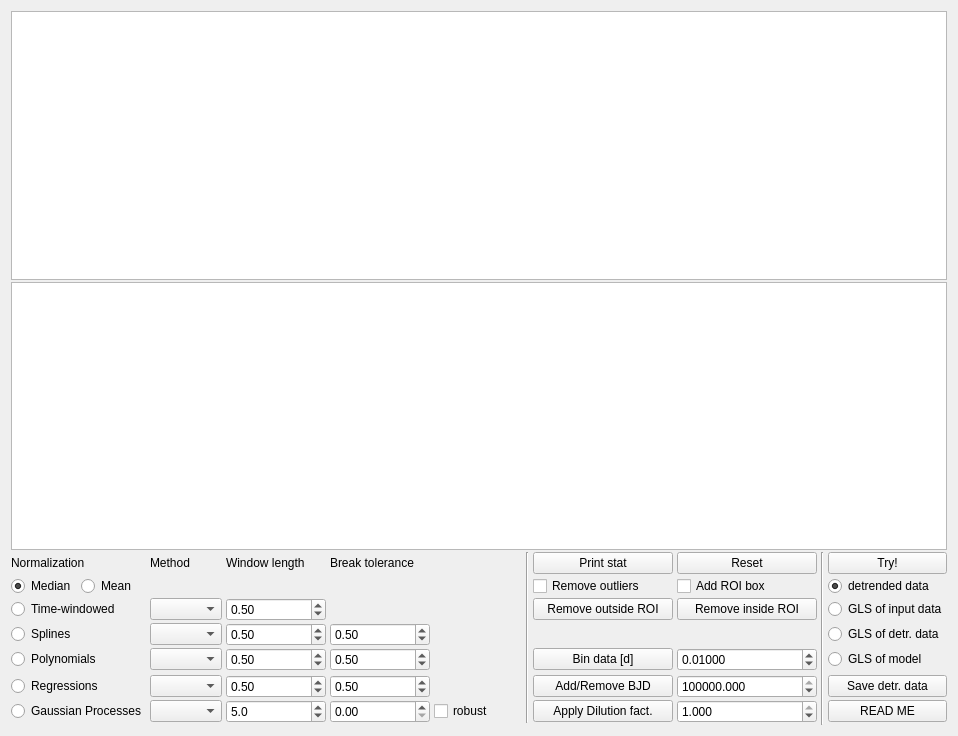
<?xml version="1.0" encoding="UTF-8"?>
<ui version="4.0">
 <class>Detrend</class>
 <widget class="QWidget" name="Detrend">
  <property name="geometry">
   <rect>
    <x>0</x>
    <y>0</y>
    <width>958</width>
    <height>736</height>
   </rect>
  </property>
  <property name="font">
   <font>
    <pointsize>9</pointsize>
   </font>
  </property>
  <property name="windowTitle">
   <string>Detrend</string>
  </property>
  <property name="windowIcon">
   <iconset>
    <normaloff>33_striker.png</normaloff>33_striker.png</iconset>
  </property>
  <property name="locale">
   <locale language="English" country="UnitedKingdom"/>
  </property>
  <layout class="QGridLayout" name="gridLayout_2">
   <item row="0" column="0">
    <layout class="QGridLayout" name="gridLayout">
     <property name="horizontalSpacing">
      <number>4</number>
     </property>
     <property name="verticalSpacing">
      <number>2</number>
     </property>
     <item row="2" column="10">
      <widget class="QPushButton" name="try_button">
       <property name="font">
        <font>
         <pointsize>9</pointsize>
        </font>
       </property>
       <property name="text">
        <string>Try!</string>
       </property>
      </widget>
     </item>
     <item row="8" column="0" colspan="2">
      <widget class="QRadioButton" name="radio_Regressions">
       <property name="font">
        <font>
         <pointsize>9</pointsize>
        </font>
       </property>
       <property name="text">
        <string>Regressions</string>
       </property>
       <attribute name="buttonGroup">
        <string notr="true">buttonGroup_trendOptions</string>
       </attribute>
      </widget>
     </item>
     <item row="2" column="8">
      <widget class="QPushButton" name="reset_data">
       <property name="minimumSize">
        <size>
         <width>140</width>
         <height>0</height>
        </size>
       </property>
       <property name="font">
        <font>
         <pointsize>9</pointsize>
        </font>
       </property>
       <property name="text">
        <string>Reset</string>
       </property>
      </widget>
     </item>
     <item row="1" column="0" colspan="11">
      <widget class="PlotWidget" name="plot_2">
       <property name="mouseTracking">
        <bool>true</bool>
       </property>
      </widget>
     </item>
     <item row="6" column="10">
      <widget class="QRadioButton" name="GLS_of_model">
       <property name="font">
        <font>
         <pointsize>9</pointsize>
        </font>
       </property>
       <property name="text">
        <string>GLS of model</string>
       </property>
       <attribute name="buttonGroup">
        <string notr="true">buttonGroup_plot2</string>
       </attribute>
      </widget>
     </item>
     <item row="9" column="5">
      <widget class="QCheckBox" name="checkBox_GP_robust">
       <property name="font">
        <font>
         <pointsize>9</pointsize>
        </font>
       </property>
       <property name="text">
        <string>robust</string>
       </property>
      </widget>
     </item>
     <item row="6" column="2">
      <widget class="QComboBox" name="comboBox_poly">
       <property name="font">
        <font>
         <pointsize>9</pointsize>
        </font>
       </property>
      </widget>
     </item>
     <item row="2" column="2">
      <widget class="QLabel" name="label_method">
       <property name="font">
        <font>
         <pointsize>9</pointsize>
        </font>
       </property>
       <property name="text">
        <string>Method</string>
       </property>
      </widget>
     </item>
     <item row="9" column="4">
      <widget class="QDoubleSpinBox" name="GP_period">
       <property name="font">
        <font>
         <pointsize>9</pointsize>
        </font>
       </property>
      </widget>
     </item>
     <item row="0" column="0" colspan="11">
      <widget class="PlotWidget" name="plot">
       <property name="mouseTracking">
        <bool>true</bool>
       </property>
      </widget>
     </item>
     <item row="8" column="4">
      <widget class="QDoubleSpinBox" name="regres_bt">
       <property name="font">
        <font>
         <pointsize>9</pointsize>
        </font>
       </property>
       <property name="maximum">
        <double>1.000000000000000</double>
       </property>
       <property name="singleStep">
        <double>0.100000000000000</double>
       </property>
       <property name="value">
        <double>0.500000000000000</double>
       </property>
      </widget>
     </item>
     <item row="9" column="8">
      <widget class="QDoubleSpinBox" name="Dilution_fact">
       <property name="minimumSize">
        <size>
         <width>140</width>
         <height>0</height>
        </size>
       </property>
       <property name="font">
        <font>
         <pointsize>9</pointsize>
        </font>
       </property>
       <property name="decimals">
        <number>3</number>
       </property>
       <property name="minimum">
        <double>0.010000000000000</double>
       </property>
       <property name="maximum">
        <double>1.000000000000000</double>
       </property>
       <property name="singleStep">
        <double>0.010000000000000</double>
       </property>
       <property name="value">
        <double>1.000000000000000</double>
       </property>
      </widget>
     </item>
     <item row="4" column="2">
      <widget class="QComboBox" name="comboBox_sliders">
       <property name="font">
        <font>
         <pointsize>9</pointsize>
        </font>
       </property>
      </widget>
     </item>
     <item row="9" column="2">
      <widget class="QComboBox" name="comboBox_GP">
       <property name="font">
        <font>
         <pointsize>9</pointsize>
        </font>
       </property>
      </widget>
     </item>
     <item row="9" column="7">
      <widget class="QPushButton" name="apply_dilution">
       <property name="minimumSize">
        <size>
         <width>140</width>
         <height>0</height>
        </size>
       </property>
       <property name="font">
        <font>
         <pointsize>9</pointsize>
        </font>
       </property>
       <property name="text">
        <string>Apply Dilution fact.</string>
       </property>
      </widget>
     </item>
     <item row="2" column="7">
      <widget class="QPushButton" name="print_stat">
       <property name="minimumSize">
        <size>
         <width>140</width>
         <height>0</height>
        </size>
       </property>
       <property name="font">
        <font>
         <pointsize>9</pointsize>
        </font>
       </property>
       <property name="text">
        <string>Print stat</string>
       </property>
      </widget>
     </item>
     <item row="2" column="4">
      <widget class="QLabel" name="label_tolerance">
       <property name="font">
        <font>
         <pointsize>9</pointsize>
        </font>
       </property>
       <property name="text">
        <string>Break tolerance</string>
       </property>
      </widget>
     </item>
     <item row="9" column="10">
      <widget class="QPushButton" name="readme_button">
       <property name="font">
        <font>
         <pointsize>9</pointsize>
        </font>
       </property>
       <property name="text">
        <string>READ ME</string>
       </property>
      </widget>
     </item>
     <item row="6" column="4">
      <widget class="QDoubleSpinBox" name="poly_bt">
       <property name="font">
        <font>
         <pointsize>9</pointsize>
        </font>
       </property>
       <property name="maximum">
        <double>1.000000000000000</double>
       </property>
       <property name="singleStep">
        <double>0.100000000000000</double>
       </property>
       <property name="value">
        <double>0.500000000000000</double>
       </property>
      </widget>
     </item>
     <item row="4" column="10">
      <widget class="QRadioButton" name="GLS_of_data">
       <property name="font">
        <font>
         <pointsize>9</pointsize>
        </font>
       </property>
       <property name="text">
        <string>GLS of input data</string>
       </property>
       <attribute name="buttonGroup">
        <string notr="true">buttonGroup_plot2</string>
       </attribute>
      </widget>
     </item>
     <item row="5" column="0" colspan="2">
      <widget class="QRadioButton" name="radio_Splines">
       <property name="font">
        <font>
         <pointsize>9</pointsize>
        </font>
       </property>
       <property name="text">
        <string>Splines</string>
       </property>
       <attribute name="buttonGroup">
        <string notr="true">buttonGroup_trendOptions</string>
       </attribute>
      </widget>
     </item>
     <item row="8" column="7">
      <widget class="QPushButton" name="add_epoch">
       <property name="minimumSize">
        <size>
         <width>140</width>
         <height>0</height>
        </size>
       </property>
       <property name="font">
        <font>
         <pointsize>9</pointsize>
        </font>
       </property>
       <property name="text">
        <string>Add/Remove BJD</string>
       </property>
      </widget>
     </item>
     <item row="3" column="5">
      <spacer name="horizontalSpacer">
       <property name="orientation">
        <enum>Qt::Horizontal</enum>
       </property>
       <property name="sizeHint" stdset="0">
        <size>
         <width>13</width>
         <height>20</height>
        </size>
       </property>
      </spacer>
     </item>
     <item row="3" column="0">
      <widget class="QRadioButton" name="radio_remove_median">
       <property name="font">
        <font>
         <pointsize>9</pointsize>
        </font>
       </property>
       <property name="text">
        <string>Median</string>
       </property>
       <property name="checked">
        <bool>true</bool>
       </property>
       <attribute name="buttonGroup">
        <string notr="true">buttonGroup_trendOptions</string>
       </attribute>
      </widget>
     </item>
     <item row="8" column="8">
      <widget class="QDoubleSpinBox" name="extra_BJD">
       <property name="minimumSize">
        <size>
         <width>140</width>
         <height>0</height>
        </size>
       </property>
       <property name="maximumSize">
        <size>
         <width>100</width>
         <height>16777215</height>
        </size>
       </property>
       <property name="font">
        <font>
         <pointsize>9</pointsize>
        </font>
       </property>
       <property name="decimals">
        <number>3</number>
       </property>
       <property name="minimum">
        <double>-9999999.000000000000000</double>
       </property>
       <property name="maximum">
        <double>9999999.000000000000000</double>
       </property>
       <property name="value">
        <double>2457000.000000000000000</double>
       </property>
      </widget>
     </item>
     <item row="5" column="3">
      <widget class="QDoubleSpinBox" name="spline_wl">
       <property name="font">
        <font>
         <pointsize>9</pointsize>
        </font>
       </property>
       <property name="minimum">
        <double>0.100000000000000</double>
       </property>
       <property name="maximum">
        <double>2.000000000000000</double>
       </property>
       <property name="singleStep">
        <double>0.100000000000000</double>
       </property>
       <property name="value">
        <double>0.500000000000000</double>
       </property>
      </widget>
     </item>
     <item row="9" column="0" colspan="2">
      <widget class="QRadioButton" name="radio_GPs">
       <property name="font">
        <font>
         <pointsize>9</pointsize>
        </font>
       </property>
       <property name="text">
        <string>Gaussian Processes</string>
       </property>
       <attribute name="buttonGroup">
        <string notr="true">buttonGroup_trendOptions</string>
       </attribute>
      </widget>
     </item>
     <item row="5" column="2">
      <widget class="QComboBox" name="comboBox_splines">
       <property name="font">
        <font>
         <pointsize>9</pointsize>
        </font>
       </property>
      </widget>
     </item>
     <item row="8" column="2">
      <widget class="QComboBox" name="comboBox_regs">
       <property name="font">
        <font>
         <pointsize>9</pointsize>
        </font>
       </property>
      </widget>
     </item>
     <item row="2" column="9" rowspan="9">
      <widget class="Line" name="line">
       <property name="orientation">
        <enum>Qt::Vertical</enum>
       </property>
      </widget>
     </item>
     <item row="4" column="3">
      <widget class="QDoubleSpinBox" name="sliders_wl">
       <property name="minimumSize">
        <size>
         <width>100</width>
         <height>0</height>
        </size>
       </property>
       <property name="font">
        <font>
         <pointsize>9</pointsize>
        </font>
       </property>
       <property name="locale">
        <locale language="English" country="UnitedKingdom"/>
       </property>
       <property name="minimum">
        <double>0.100000000000000</double>
       </property>
       <property name="maximum">
        <double>2.000000000000000</double>
       </property>
       <property name="singleStep">
        <double>0.100000000000000</double>
       </property>
       <property name="value">
        <double>0.500000000000000</double>
       </property>
      </widget>
     </item>
     <item row="9" column="3">
      <widget class="QDoubleSpinBox" name="kernel_size">
       <property name="font">
        <font>
         <pointsize>9</pointsize>
        </font>
       </property>
       <property name="decimals">
        <number>1</number>
       </property>
       <property name="maximum">
        <double>100.000000000000000</double>
       </property>
       <property name="singleStep">
        <double>0.100000000000000</double>
       </property>
       <property name="value">
        <double>5.000000000000000</double>
       </property>
      </widget>
     </item>
     <item row="8" column="10">
      <widget class="QPushButton" name="saveProduct">
       <property name="font">
        <font>
         <pointsize>9</pointsize>
        </font>
       </property>
       <property name="text">
        <string>Save detr. data</string>
       </property>
      </widget>
     </item>
     <item row="5" column="4">
      <widget class="QDoubleSpinBox" name="spline_bt">
       <property name="minimumSize">
        <size>
         <width>100</width>
         <height>0</height>
        </size>
       </property>
       <property name="font">
        <font>
         <pointsize>9</pointsize>
        </font>
       </property>
       <property name="maximum">
        <double>1.000000000000000</double>
       </property>
       <property name="singleStep">
        <double>0.100000000000000</double>
       </property>
       <property name="value">
        <double>0.500000000000000</double>
       </property>
      </widget>
     </item>
     <item row="8" column="3">
      <widget class="QDoubleSpinBox" name="regres_wl">
       <property name="font">
        <font>
         <pointsize>9</pointsize>
        </font>
       </property>
       <property name="minimum">
        <double>0.100000000000000</double>
       </property>
       <property name="maximum">
        <double>2.000000000000000</double>
       </property>
       <property name="singleStep">
        <double>0.100000000000000</double>
       </property>
       <property name="value">
        <double>0.500000000000000</double>
       </property>
      </widget>
     </item>
     <item row="4" column="8">
      <widget class="QPushButton" name="removeROIdata_in">
       <property name="minimumSize">
        <size>
         <width>140</width>
         <height>0</height>
        </size>
       </property>
       <property name="font">
        <font>
         <pointsize>9</pointsize>
        </font>
       </property>
       <property name="text">
        <string>Remove inside ROI</string>
       </property>
      </widget>
     </item>
     <item row="6" column="0" colspan="2">
      <widget class="QRadioButton" name="radio_Polynomials">
       <property name="font">
        <font>
         <pointsize>9</pointsize>
        </font>
       </property>
       <property name="text">
        <string>Polynomials</string>
       </property>
       <attribute name="buttonGroup">
        <string notr="true">buttonGroup_trendOptions</string>
       </attribute>
      </widget>
     </item>
     <item row="3" column="10">
      <widget class="QRadioButton" name="flatten_data">
       <property name="font">
        <font>
         <pointsize>9</pointsize>
        </font>
       </property>
       <property name="text">
        <string>detrended data</string>
       </property>
       <property name="checked">
        <bool>true</bool>
       </property>
       <attribute name="buttonGroup">
        <string notr="true">buttonGroup_plot2</string>
       </attribute>
      </widget>
     </item>
     <item row="6" column="3">
      <widget class="QDoubleSpinBox" name="poly_wl">
       <property name="font">
        <font>
         <pointsize>9</pointsize>
        </font>
       </property>
       <property name="minimum">
        <double>0.100000000000000</double>
       </property>
       <property name="maximum">
        <double>2.000000000000000</double>
       </property>
       <property name="singleStep">
        <double>0.100000000000000</double>
       </property>
       <property name="value">
        <double>0.500000000000000</double>
       </property>
      </widget>
     </item>
     <item row="5" column="10">
      <widget class="QRadioButton" name="GLS_of_detr_data">
       <property name="font">
        <font>
         <pointsize>9</pointsize>
        </font>
       </property>
       <property name="text">
        <string>GLS of detr. data</string>
       </property>
       <attribute name="buttonGroup">
        <string notr="true">buttonGroup_plot2</string>
       </attribute>
      </widget>
     </item>
     <item row="6" column="8">
      <widget class="QDoubleSpinBox" name="bin_data">
       <property name="enabled">
        <bool>true</bool>
       </property>
       <property name="minimumSize">
        <size>
         <width>140</width>
         <height>0</height>
        </size>
       </property>
       <property name="font">
        <font>
         <pointsize>9</pointsize>
        </font>
       </property>
       <property name="suffix">
        <string/>
       </property>
       <property name="decimals">
        <number>5</number>
       </property>
       <property name="minimum">
        <double>0.000010000000000</double>
       </property>
       <property name="singleStep">
        <double>0.001000000000000</double>
       </property>
       <property name="value">
        <double>0.010000000000000</double>
       </property>
      </widget>
     </item>
     <item row="6" column="7">
      <widget class="QPushButton" name="button_bin_data">
       <property name="minimumSize">
        <size>
         <width>140</width>
         <height>0</height>
        </size>
       </property>
       <property name="font">
        <font>
         <pointsize>9</pointsize>
        </font>
       </property>
       <property name="text">
        <string>Bin data [d]</string>
       </property>
      </widget>
     </item>
     <item row="2" column="6" rowspan="8">
      <widget class="Line" name="line_2">
       <property name="orientation">
        <enum>Qt::Vertical</enum>
       </property>
      </widget>
     </item>
     <item row="2" column="0" colspan="2">
      <widget class="QLabel" name="label">
       <property name="font">
        <font>
         <pointsize>9</pointsize>
        </font>
       </property>
       <property name="text">
        <string>Normalization</string>
       </property>
      </widget>
     </item>
     <item row="3" column="1">
      <widget class="QRadioButton" name="radio_remove_mean">
       <property name="font">
        <font>
         <pointsize>9</pointsize>
        </font>
       </property>
       <property name="text">
        <string>Mean</string>
       </property>
       <property name="checked">
        <bool>false</bool>
       </property>
       <attribute name="buttonGroup">
        <string notr="true">buttonGroup_trendOptions</string>
       </attribute>
      </widget>
     </item>
     <item row="4" column="0" colspan="2">
      <widget class="QRadioButton" name="radio_timeW">
       <property name="font">
        <font>
         <pointsize>9</pointsize>
        </font>
       </property>
       <property name="text">
        <string>Time-windowed </string>
       </property>
       <attribute name="buttonGroup">
        <string notr="true">buttonGroup_trendOptions</string>
       </attribute>
      </widget>
     </item>
     <item row="2" column="3">
      <widget class="QLabel" name="label_wl">
       <property name="font">
        <font>
         <pointsize>9</pointsize>
        </font>
       </property>
       <property name="text">
        <string>Window length</string>
       </property>
      </widget>
     </item>
     <item row="3" column="7">
      <widget class="QCheckBox" name="click_to_reject">
       <property name="minimumSize">
        <size>
         <width>140</width>
         <height>0</height>
        </size>
       </property>
       <property name="font">
        <font>
         <pointsize>9</pointsize>
        </font>
       </property>
       <property name="text">
        <string>Remove outliers</string>
       </property>
      </widget>
     </item>
     <item row="3" column="8">
      <widget class="QCheckBox" name="addROI">
       <property name="minimumSize">
        <size>
         <width>140</width>
         <height>0</height>
        </size>
       </property>
       <property name="font">
        <font>
         <pointsize>9</pointsize>
        </font>
       </property>
       <property name="text">
        <string>Add ROI box</string>
       </property>
      </widget>
     </item>
     <item row="4" column="7">
      <widget class="QPushButton" name="removeROIdata_out">
       <property name="minimumSize">
        <size>
         <width>140</width>
         <height>0</height>
        </size>
       </property>
       <property name="text">
        <string>Remove outside ROI</string>
       </property>
      </widget>
     </item>
    </layout>
   </item>
  </layout>
 </widget>
 <customwidgets>
  <customwidget>
   <class>PlotWidget</class>
   <extends>QGraphicsView</extends>
   <header location="global">pyqtgraph</header>
  </customwidget>
 </customwidgets>
 <resources/>
 <connections/>
 <buttongroups>
  <buttongroup name="buttonGroup_plot2"/>
  <buttongroup name="buttonGroup_trendOptions"/>
 </buttongroups>
</ui>
